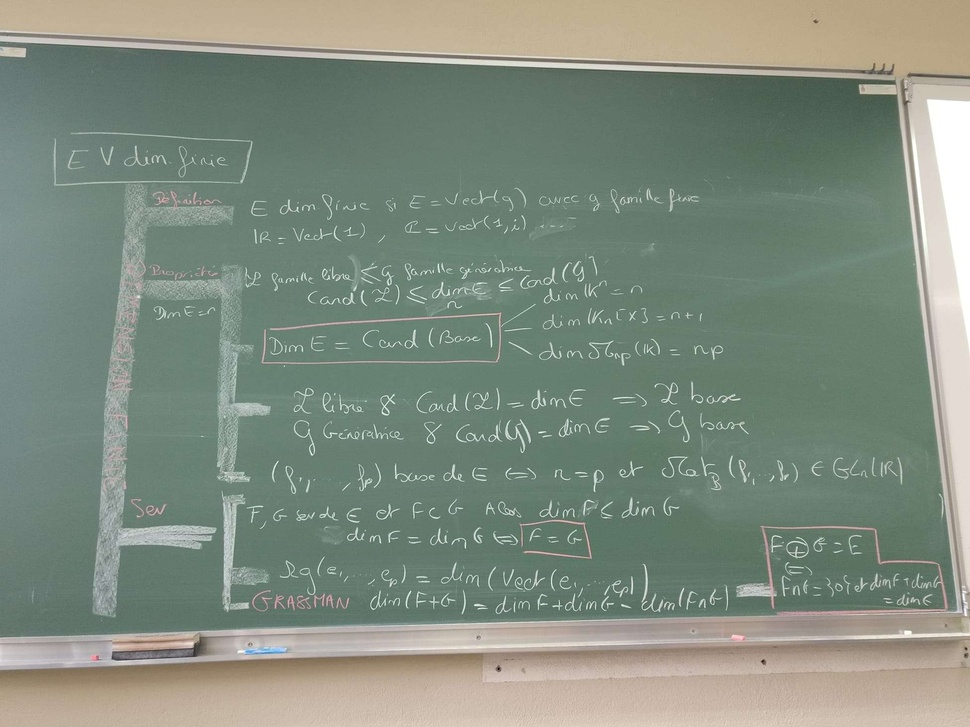
#> input picture ImagesProjetL3/12.jpg, 970 x 727 px, shrunk from 1952 x 1464 before the run, found by its file name
$ python buffer.py
#> lines starting #> are read from the running program, lines starting #| are printed output that depends on the picture; after the words box and inside, x2 and y2 are one past the last pixel; in counts of white or black regions, pixels touching at a corner belong together
import cv2
import numpy as np

# Load the image
img = cv2.imread(r"C:\Users\onurb\pycharm_projects\Image_Tps\ImagesProjetL3\ImagesProjetL3\12.jpg")
#> img is the input picture: shape (727, 970, 3); mean B, G, R 127.4, 140.7, 129

# Convert the image to grayscale
gray = cv2.cvtColor(img, cv2.COLOR_BGR2GRAY)
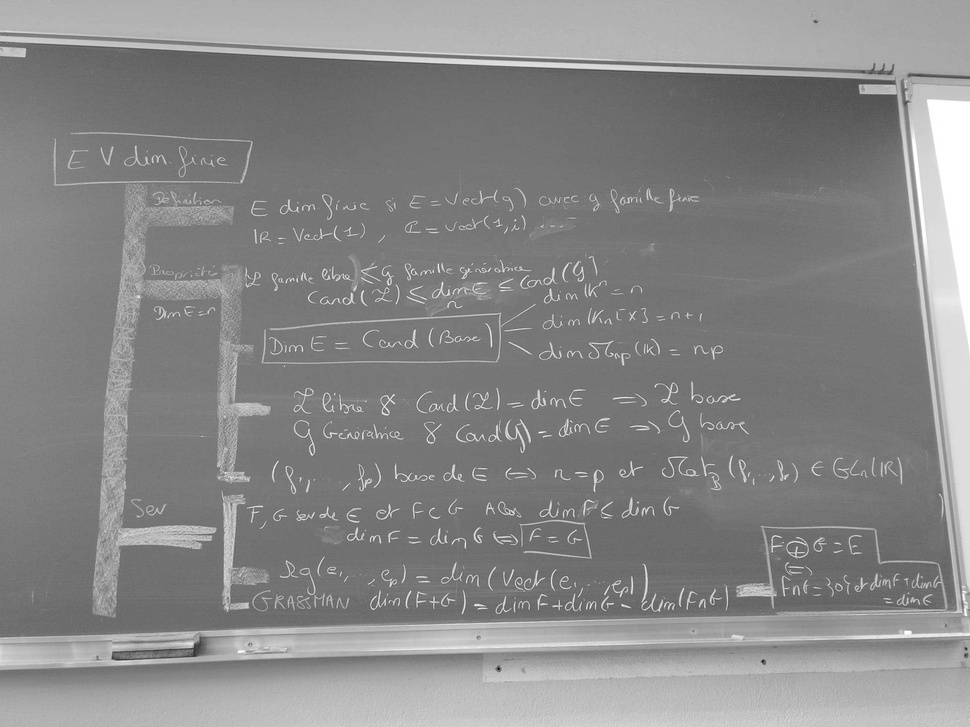
#> gray: shape (727, 970); min 5, max 255, mean 135.7

# Apply Canny edge detection
edges = cv2.Canny(gray, 50, 150, apertureSize=3)
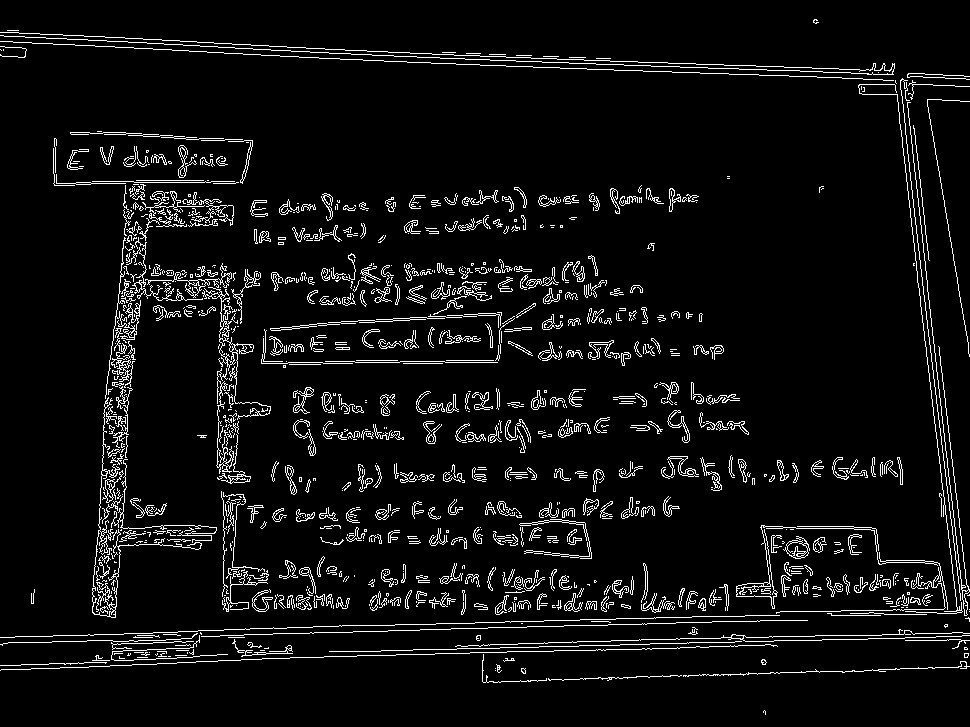
#> edges: shape (727, 970); 5.9% white in thin lines or dots

# Find lines using the Hough transform
lines = cv2.HoughLines(edges, rho=1, theta=np.pi / 180, threshold=100)
#> lines = 1635 rows, first 8: [35, 1.62], [39, 1.61], [31, 1.62], [48, 1.61], [43, 1.61], [637, 1.54], [668, 1.54], [665, 1.54]

# Create arrays to store the angles of the lines
horizontal_angles = []
vertical_angles = []

# Loop through the lines
for line in lines:
    rho, theta = line[0]
    a = np.cos(theta)
    b = np.sin(theta)
    x0 = a * rho
    y0 = b * rho
    x1 = int(x0 + 1000 * (-b))
    y1 = int(y0 + 1000 * (a))
    x2 = int(x0 - 1000 * (-b))
    y2 = int(y0 - 1000 * (a))

    # Calculate the angle of the line
    angle = np.arctan2(y2 - y1, x2 - x1) * 180 / np.pi

    # Classify the line as horizontal or vertical based on its angle
    if angle < 45 or angle > 135:
        vertical_angles.append(angle)
        cv2.line(img, (x1, y1), (x2, y2), (0, 255, 0), 2)
    else:
        horizontal_angles.append(angle)
        cv2.line(img, (x1, y1), (x2, y2), (0, 0, 255), 2)
#> this loop made 1635 passes
#> (rho, theta, a, b, x0, y0, x1, y1) on passes 1 to 3: (35, 1.62, -0.0523, 0.999, -1.83, 34.95, -1000, -17), (39, 1.61, -0.0349, 0.999, -1.36, 38.98, -1000, 4), (31, 1.62, -0.0523, 0.999, -1.62, 30.96, -1000, -21)
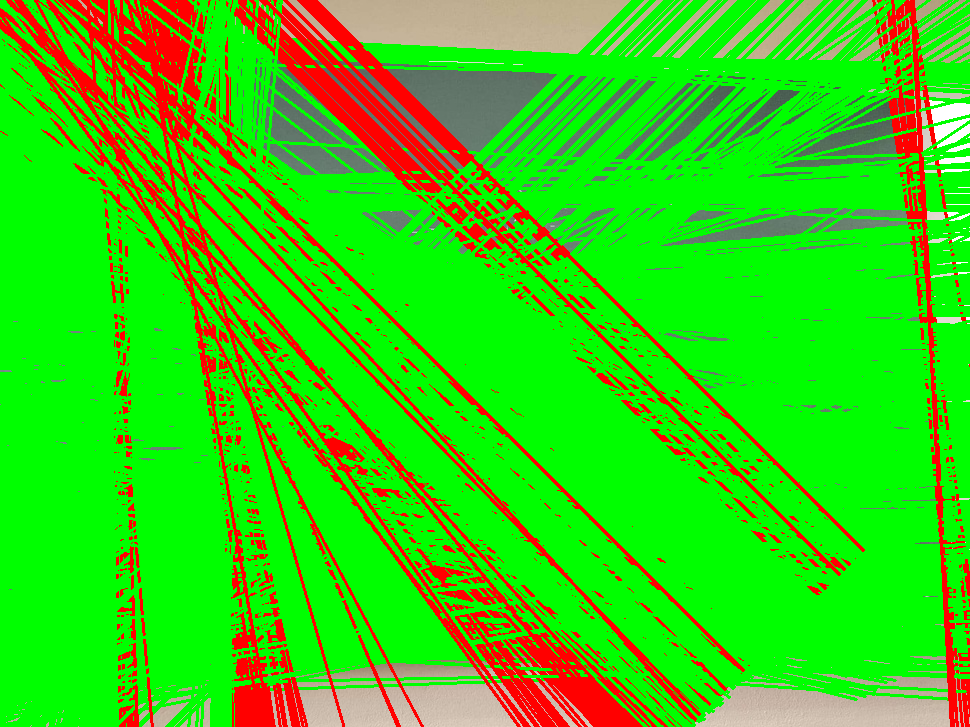
#> img: shape (727, 970, 3); mean B, G, R 16, 207.7, 53.6

# Find the median angles of the horizontal and vertical lines
median_horizontal_angle = np.median(horizontal_angles)
median_vertical_angle = np.median(vertical_angles)

# Calculate the angle of the sides of the rectangle
if median_horizontal_angle > 0:
    side_angle = median_horizontal_angle - 90
else:
    side_angle = median_horizontal_angle + 90

# Find the intersections of the lines
x_intersect = int(np.cos(median_horizontal_angle * np.pi / 180) * np.cos(median_vertical_angle * np.pi / 180))
y_intersect = int(np.sin(median_horizontal_angle * np.pi / 180) * np.sin(median_vertical_angle * np.pi / 180))

# Draw a circle at the intersection of the lines
cv2.circle(img, (x_intersect, y_intersect), 5, (255, 0, 0), -1)
#> img: shape (727, 970, 3); under 0.01% of pixels changed, all inside (x1, y1, x2, y2) = (0, 0, 6, 6)

# Show the image with the lines and intersection point marked
cv2.imshow('Image', img)
cv2.waitKey(0)
cv2.destroyAllWindows()

$ run again, with ImagesProjetL3/0.jpg copied over ImagesProjetL3/12.jpg
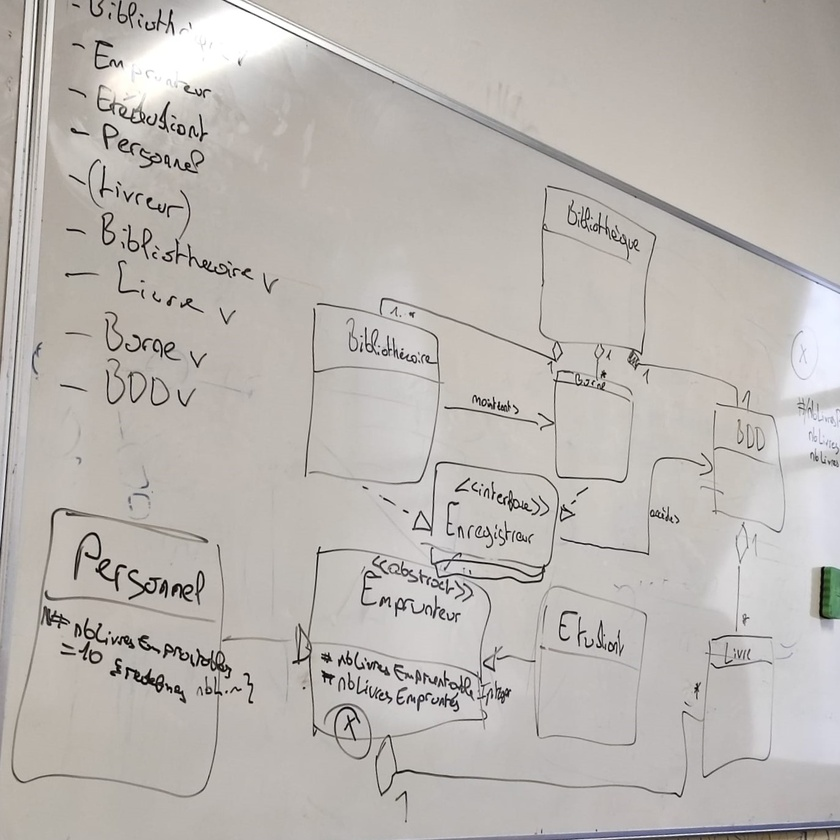
#> input picture ImagesProjetL3/0.jpg, 840 x 840 px, shrunk from 1372 x 1372 before the run, found by its file name
#> img is the input picture: shape (840, 840, 3); mean B, G, R 178, 182.3, 187.1
#> `edges = cv2.Canny(gray, 50, 150, apertureSize=3)`:
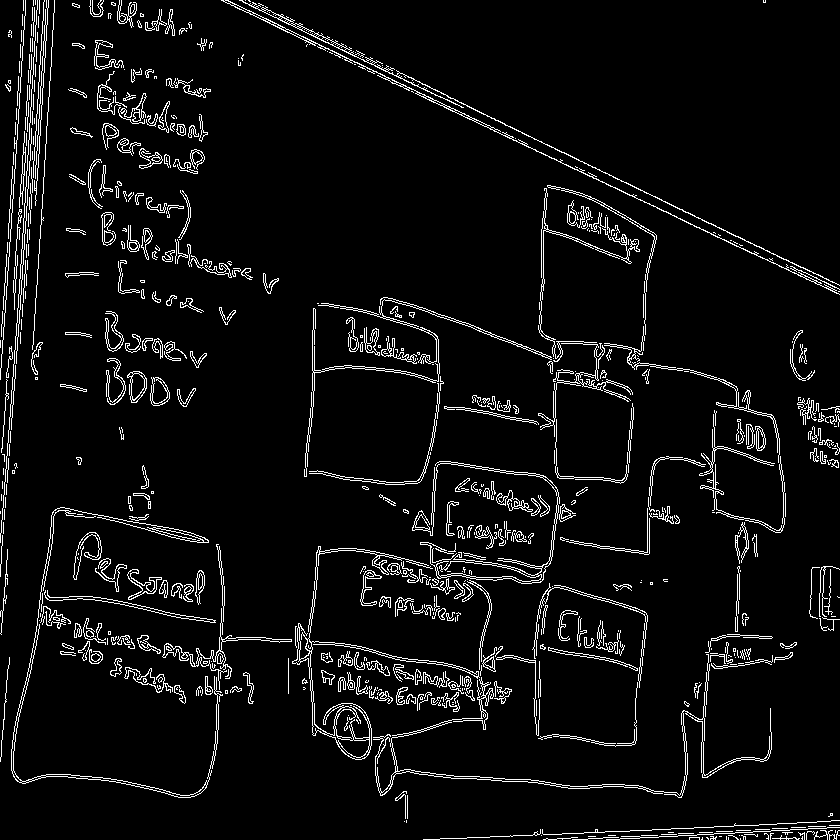
#> edges: shape (840, 840); 5.6% white in thin lines or dots
#> lines = 901 rows, first 8: [-110, 2.02], [33, 0.0698], [-100, 2.02], [26, 0.0698], [24, 0.0698], [38, 0.0698], [41, 0.0698], [47, 0.0873]
#> the loop `for line in lines:` made 901 passes
#> (rho, theta, a, b, x0, y0, x1, y1) on passes 1 to 3: (-110, 2.02, -0.438, 0.899, 48.22, -98.87, -850, -537), (33, 0.0698, 0.998, 0.0698, 32.92, 2.3, -36, 999), (-100, 2.02, -0.438, 0.899, 43.84, -89.88, -854, -528)
#> after the loop `for line in lines:`:
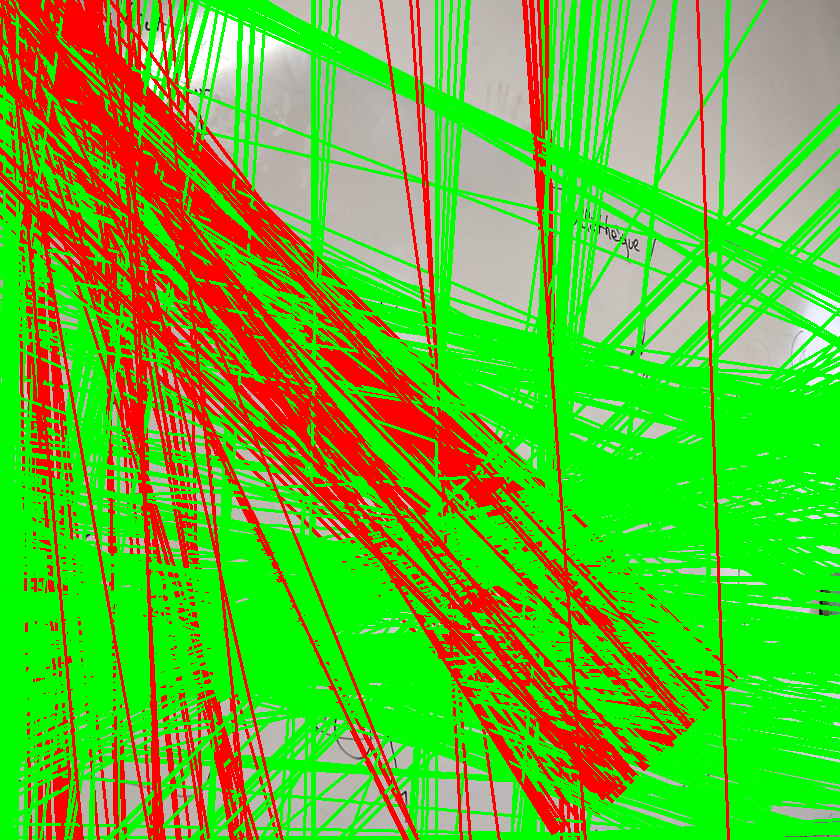
#> img: shape (840, 840, 3); mean B, G, R 43.4, 183.9, 100

$ run again, with ImagesProjetL3/10.jpg copied over ImagesProjetL3/12.jpg
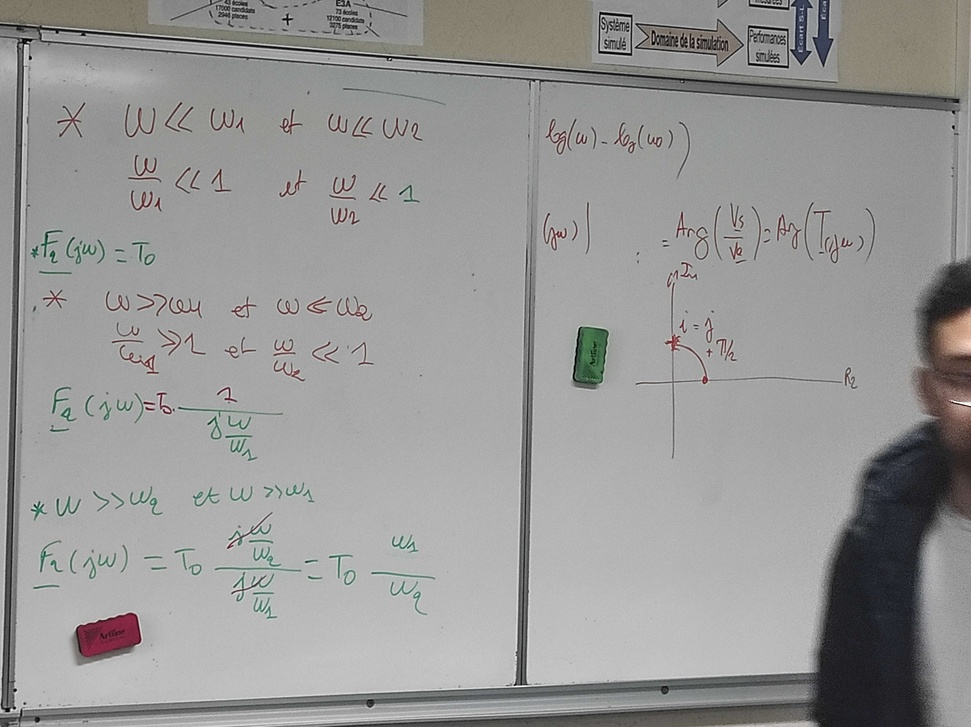
#> input picture ImagesProjetL3/10.jpg, 971 x 727 px, shrunk from 4640 x 3472 before the run, found by its file name
#> img is the input picture: shape (727, 971, 3); mean B, G, R 150.3, 151.1, 151.5
#> `edges = cv2.Canny(gray, 50, 150, apertureSize=3)`:
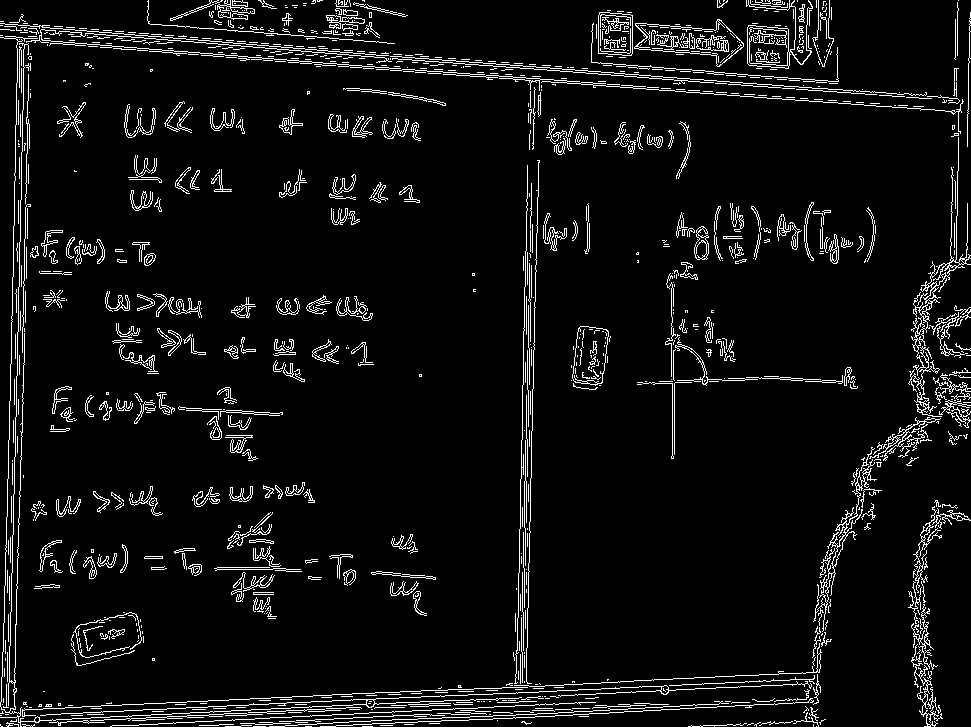
#> edges: shape (727, 971); 6.2% white in thin lines or dots
#> lines = 675 rows, first 8: [724, 1.52], [31, 1.64], [713, 1.52], [731, 1.52], [41, 1.64], [20, 1.66], [743, 1.52], [22, 1.66]
#> the loop `for line in lines:` made 675 passes
#> (rho, theta, a, b, x0, y0, x1, y1) on passes 1 to 3: (724, 1.52, 0.0523, 0.999, 37.89, 723, -960, 775), (31, 1.64, -0.0698, 0.998, -2.16, 30.92, -999, -38), (713, 1.52, 0.0523, 0.999, 37.32, 712, -961, 764)
#> after the loop `for line in lines:`:
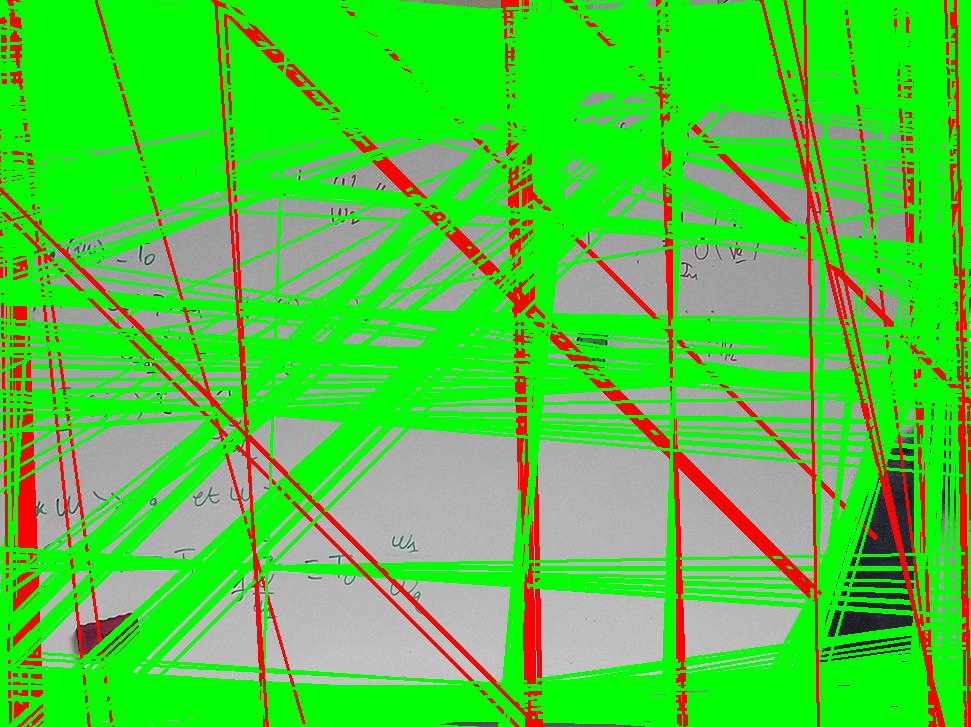
#> img: shape (727, 971, 3); mean B, G, R 54.6, 204.6, 75.2
